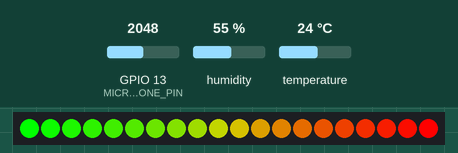
Recording of a program running on a simulated ESP32. On the bench: 20 RGB LEDs in strip order, left to right. The inputs (shaded band) are chosen by the test bench; at power-on: GPIO 13 (MICROPHONE_PIN) = 2048, humidity 55 %, temperature 24 °C. What the program prints to the serial monitor is not drawn.

Above: at 1.3 s.
1.4 s: GPIO 13 (MICROPHONE_PIN) set to 0
At 3.5 s:
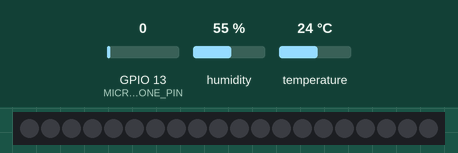
3.8 s: GPIO 13 (MICROPHONE_PIN) set to 491
At 4.1 s:
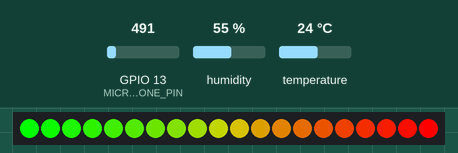
Timing chart, 0 to 6.3 s (numbered marks = the images above; inputs shaded):
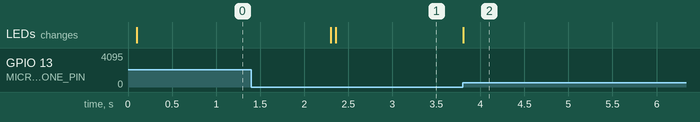

The program:

main.cpp
```cpp
#include <Arduino.h>
#include <FastLED.h>
#include "SHT2x.h"

#define NUM_LEDS 20
#define DATA_PIN 23
#define MICROPHONE_PIN 13
#define SHT_POWER_PIN 19

CRGB leds[NUM_LEDS];
SHT2x sht;

CRGB tempColors[NUM_LEDS] = {
    CRGB(7, 38, 126),
    CRGB(16, 36, 122),
    CRGB(25, 34, 118),
    CRGB(34, 32, 114),
    CRGB(44, 30, 110),
    CRGB(53, 28, 106),
    CRGB(62, 26, 102),
    CRGB(71, 24, 98),
    CRGB(80, 22, 94),
    CRGB(89, 20, 90),
    CRGB(99, 18, 87),
    CRGB(108, 16, 83),
    CRGB(117, 14, 79),
    CRGB(126, 12, 75),
    CRGB(135, 10, 71),
    CRGB(144, 8, 67),
    CRGB(154, 6, 63),
    CRGB(163, 4, 59),
    CRGB(172, 2, 55),
    CRGB(181, 0, 51)};

CRGB loudColors[NUM_LEDS] = {
    CRGB(0, 255, 0),
    CRGB(13, 242, 0),
    CRGB(27, 228, 0),
    CRGB(40, 215, 0),
    CRGB(54, 201, 0),
    CRGB(67, 188, 0),
    CRGB(81, 174, 0),
    CRGB(94, 161, 0),
    CRGB(107, 148, 0),
    CRGB(121, 134, 0),
    CRGB(134, 121, 0),
    CRGB(148, 107, 0),
    CRGB(161, 94, 0),
    CRGB(174, 81, 0),
    CRGB(188, 67, 0),
    CRGB(201, 54, 0),
    CRGB(215, 40, 0),
    CRGB(228, 27, 0),
    CRGB(242, 13, 0),
    CRGB(255, 0, 0)};

CRGB humidityColors[NUM_LEDS] = {
    CRGB(255, 255, 255),
    CRGB(242, 245, 255),
    CRGB(228, 235, 255),
    CRGB(215, 225, 255),
    CRGB(201, 215, 255),
    CRGB(188, 205, 255),
    CRGB(174, 195, 255),
    CRGB(161, 185, 255),
    CRGB(148, 175, 255),
    CRGB(134, 165, 255),
    CRGB(121, 156, 255),
    CRGB(107, 146, 255),
    CRGB(94, 136, 255),
    CRGB(81, 126, 255),
    CRGB(67, 116, 255),
    CRGB(54, 106, 255),
    CRGB(40, 96, 255),
    CRGB(27, 86, 255),
    CRGB(13, 76, 255),
    CRGB(0, 66, 255)};

void setup()
{
  Serial.begin(115200);
  Serial.println("Startup...");

  Serial.println("Startup: fastled...");
  FastLED.addLeds<WS2812B, DATA_PIN, GRB>(leds, NUM_LEDS); // GRB ordering is typical

  Serial.println("Startup: pin mode...");
  pinMode(MICROPHONE_PIN, INPUT);

  Serial.println("Startup: SHT...");
  pinMode(SHT_POWER_PIN, OUTPUT);
  digitalWrite(SHT_POWER_PIN, HIGH);
  sht.begin();

  delay(100);

  Serial.println("Startup: done.");
}

void activateLEDs(CRGB colors[], float value, float min, float max)
{
  // Anzahl der zu aktivierenden LEDs herausfinden
  int numToActivate = map((long)value * 1000, min * 1000, max * 1000, 0, 20);

  // Stelle sicher, dass die Anzahl der anzusteuernden LEDs nicht ausserhalb von 0 bis NUM_LEDS ist
  numToActivate = constrain(numToActivate, 0, NUM_LEDS);

  // Setze alle LEDs auf Schwarz (ausgeschaltet)
  for (int i = numToActivate; i < NUM_LEDS; i++)
  {
    leds[i] = CRGB::Black;
  }

  // Kopiere die RGB-Farben in das LED-Array für die aktivierten LEDs
  for (int i = 0; i < numToActivate; i++)
  {
    leds[i] = colors[i];
  }

  // Aktualisiere die LEDs
  FastLED.show();
}

float volumeSmoothed = 0;

// Anzeigemodus für die Lautstärke
void loudMode()
{
  uint16_t volume = analogRead(MICROPHONE_PIN);
  float factor = volume > volumeSmoothed ? 1 : 0.005;
  volumeSmoothed = volumeSmoothed * (1.0 - factor) + ((float)volume) * factor;

  Serial.print("Lautstaerke: ");
  Serial.println(volumeSmoothed);

  activateLEDs(loudColors, volumeSmoothed, 300, 340);
}

// Anzeigemodus für die Temperatur
void tempMode()
{
  bool sht_status = sht.read();
  float temp = sht.getTemperature();

  Serial.print("Temperatur: ");
  Serial.println(temp);

  activateLEDs(tempColors, temp, 10, 35);
}

// Anzeigemodus für die Luftfeuchtigkeit
void humidityMode()
{
  bool sht_status = sht.read();
  float humid = sht.getHumidity();

  Serial.print("Luftfeuchte: ");
  Serial.println(humid);

  activateLEDs(humidityColors, humid, 20, 100);
}

void loop()
{
  // Erfasse die aktuelle Millisekunde seit dem Start des Programms und berechne den aktuellen Schritt innerhalb eines 30-Sekunden-Zyklus.
  unsigned long currentStepMillis = millis() % 30000;

  // Je nachdem, in welchem Teil des 30-Sekunden-Zyklus wir uns befinden, wird der entsprechende Anzeigemodus aufgerufen.
  if (currentStepMillis < 10000)
    loudMode(); // In den ersten 10 Sekunden des Zyklus wird der "Lautstärke"-Anzeigemodus aufgerufen.
  else if (currentStepMillis < 20000)
    tempMode(); // In den nächsten 10 Sekunden wird der "Temperatur"-Anzeigemodus aufgerufen.
  else
    humidityMode(); // In den letzten 10 Sekunden wird der "Luftfeuchtigkeit"-Anzeigemodus aufgerufen.
}
```

Measured:
- after the input at 1.4 s, the LEDs: first change after 0.90 s (image 1 shows a later state)
- after the input at 3.8 s, the LEDs: change at once (image 2)
